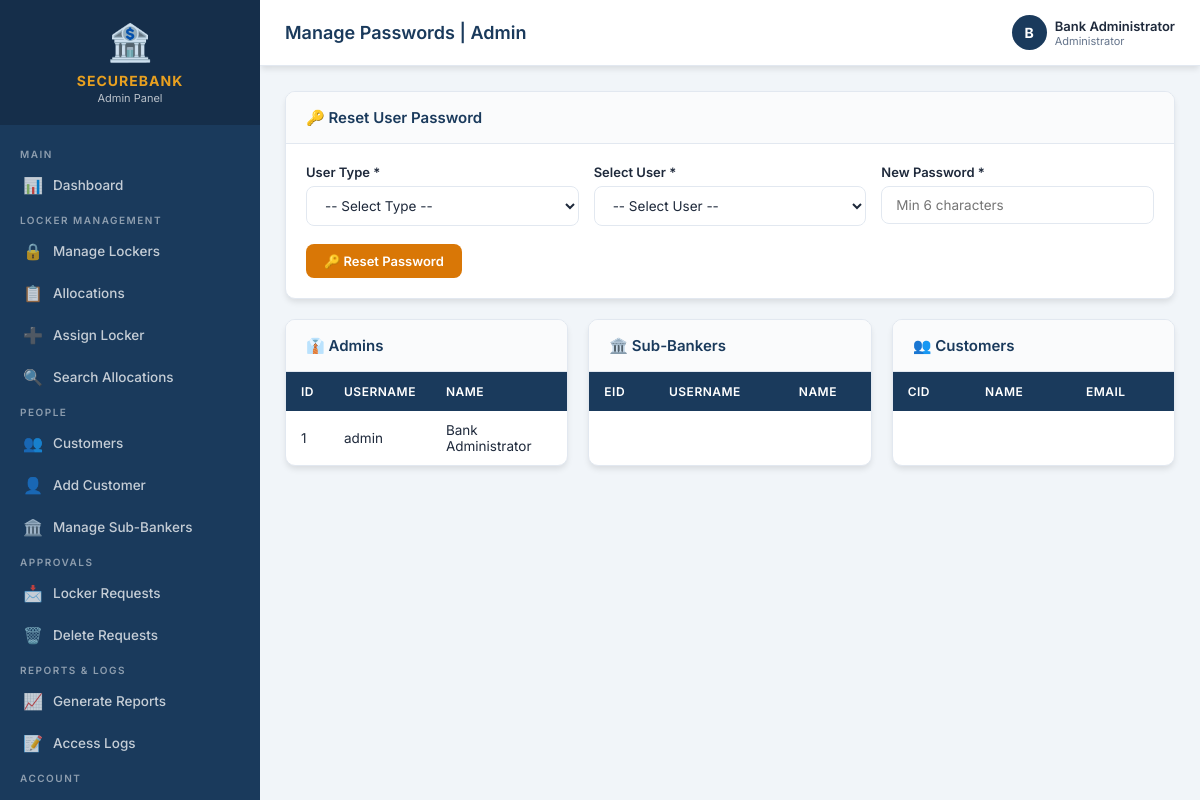
The page /admin/manage_passwords.php (signed in) on the database as committed earlier.
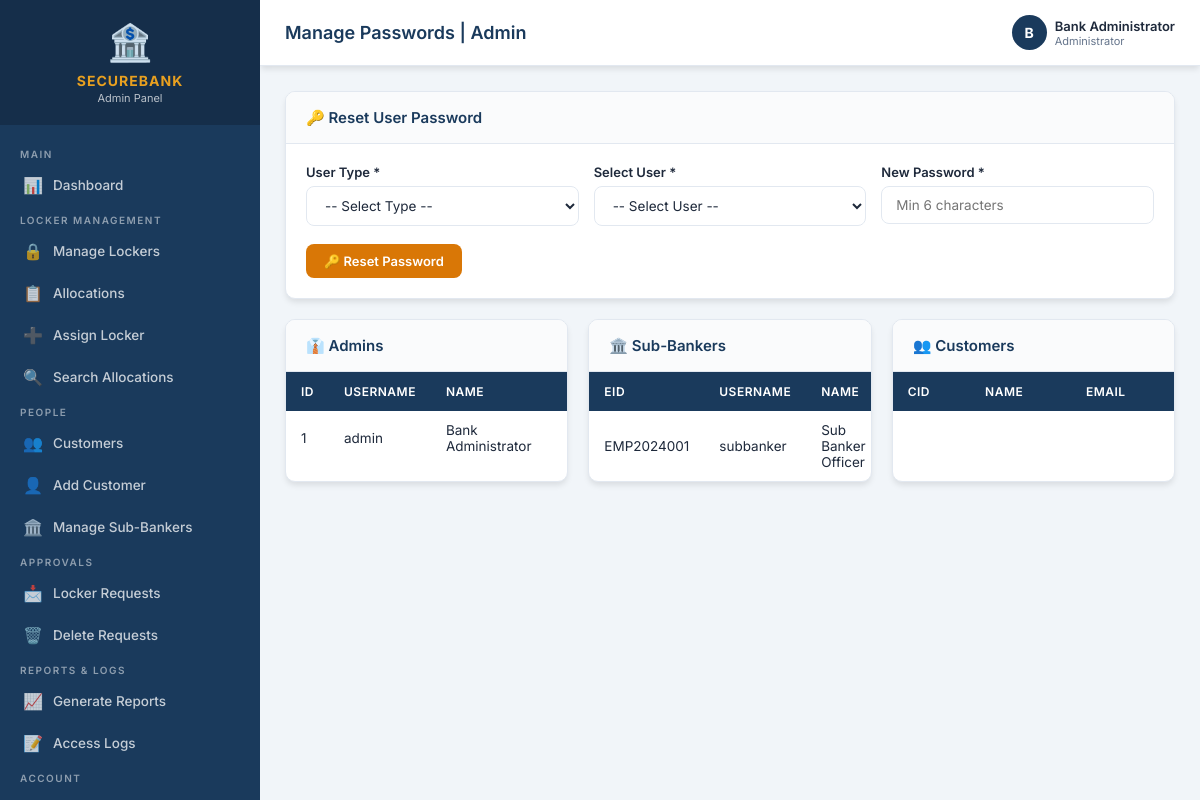
The same page on the database as committed later.
### tables this page shows
CREATE TABLE IF NOT EXISTS sub_banker (
    id INT AUTO_INCREMENT PRIMARY KEY,
    username VARCHAR(50) NOT NULL UNIQUE,
    password VARCHAR(255) NOT NULL,
    full_name VARCHAR(100) NOT NULL,
    employee_id VARCHAR(20) NOT NULL UNIQUE,
    email VARCHAR(100) NOT NULL UNIQUE,
    phone VARCHAR(15) NOT NULL,
    status ENUM('active', 'inactive') DEFAULT 'active',
    created_at TIMESTAMP DEFAULT CURRENT_TIMESTAMP
);

### admin/manage_passwords.php (the view, shortened to what this page needs)
<?php
require_once '../includes/header_admin.php';
$conn = getDBConnection();
$admins = $conn->query("SELECT id, username, full_name FROM admin ORDER BY id");
$sub_bankers = $conn->query("SELECT id, username, full_name, employee_id FROM sub_banker ORDER BY id");
?>
<div class="card mb-20">
  <div class="card-header"><h3>🔑 Reset User Password</h3></div>
  <div class="card-body">
    <form method="POST" id="resetForm">
      <div class="form-grid-3">
        <div class="form-group">
          <label class="form-label">User Type *</label>
          <select name="user_type" id="userType" class="form-control" required onchange="updateUserList()">
            <option value="">-- Select Type --</option>
          </select>
        </div>
        <div class="form-group">
          <label class="form-label">Select User *</label>
          <select name="user_id" id="userId" class="form-control" required>
            <option value="">-- Select User --</option>
          </select>
        </div>
        <div class="form-group">
          <label class="form-label">New Password *</label>
          <input type="password" name="new_password" class="form-control" required placeholder="Min 6 characters" minlength="6">
        </div>
      </div>
      <button type="submit" class="btn btn-warning" onclick="return confirm('Reset this user\'s password?')">🔑 Reset Password</button>
    </form>
  </div>
</div>
<div style="display:grid;grid-template-columns:1fr 1fr 1fr;gap:20px;">
  <div class="card">
    <div class="card-header"><h3>👔 Admins</h3></div>
    <div class="table-responsive">
      <table><thead><tr><th>ID</th><th>Username</th><th>Name</th></tr></thead><tbody>
        <?php while($a=$admins->fetch_assoc()): ?>
        <tr><td><?= $a['id'] ?></td><td><?= htmlspecialchars($a['username']) ?></td><td><?= htmlspecialchars($a['full_name']) ?></td></tr>
        <?php endwhile; ?>
      </tbody></table>
    </div>
  </div>
  <div class="card">
    <div class="card-header"><h3>🏛️ Sub-Bankers</h3></div>
    <div class="table-responsive">
      <table><thead><tr><th>EID</th><th>Username</th><th>Name</th></tr></thead><tbody>
        <?php while($s=$sub_bankers->fetch_assoc()): ?>
        <tr><td><?= htmlspecialchars($s['employee_id']) ?></td><td><?= htmlspecialchars($s['username']) ?></td><td><?= htmlspecialchars($s['full_name']) ?></td></tr>
        <?php endwhile; ?>
      </tbody></table>
    </div>
  </div>
  <div class="card">
    <div class="card-header"><h3>👥 Customers</h3></div>
    <div class="table-responsive">
      <table><thead><tr><th>CID</th><th>Name</th><th>Email</th></tr></thead></table>
    </div>
  </div>
</div>
<?php $conn->close(); require_once '../includes/footer_admin.php'; ?>

Rows that differ between the two databases and show on the page:
added sub_banker: employee "EMP2024001", username "subbanker", full_name "Sub Banker Officer"
